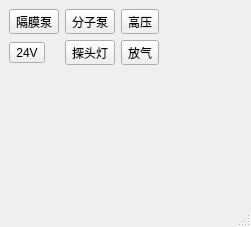
<?xml version="1.0" encoding="UTF-8"?>
<ui version="4.0">
 <class>ControlPancelWindow</class>
 <widget class="QMainWindow" name="ControlPancelWindow">
  <property name="geometry">
   <rect>
    <x>0</x>
    <y>0</y>
    <width>251</width>
    <height>227</height>
   </rect>
  </property>
  <property name="windowTitle">
   <string>控制面板</string>
  </property>
  <property name="styleSheet">
   <string notr="true">.QPushButton{
border-style:none;
border:1px solid #C0DCF2;
color:#386487;
padding:65px;
min-height:40px;
width:50px;
border-radius:1px;
background:qlineargradient(spread:pad,x1:0,y1:0,x2:0,y2:1,stop:0 #DEF0FE,stop:1 #C0DEF6);
}
.QPushButton:hover{
background:qlineargradient(spread:pad,x1:0,y1:0,x2:0,y2:1,stop:0 #F2F9FF,stop:1 #DAEFFF);
}

.QPushButton:pressed{
background:qlineargradient(spread:pad,x1:0,y1:0,x2:0,y2:1,stop:0 #DEF0FE,stop:1 #C0DEF6);
}</string>
  </property>
  <widget class="QWidget" name="centralwidget">
   <layout class="QGridLayout" name="gridLayout">
    <item row="0" column="6">
     <spacer name="horizontalSpacer">
      <property name="orientation">
       <enum>Qt::Horizontal</enum>
      </property>
      <property name="sizeHint" stdset="0">
       <size>
        <width>40</width>
        <height>20</height>
       </size>
      </property>
     </spacer>
    </item>
    <item row="2" column="1">
     <spacer name="verticalSpacer">
      <property name="orientation">
       <enum>Qt::Vertical</enum>
      </property>
      <property name="sizeHint" stdset="0">
       <size>
        <width>20</width>
        <height>40</height>
       </size>
      </property>
     </spacer>
    </item>
    <item row="0" column="1">
     <widget class="QToolButton" name="toolButton_pump">
      <property name="text">
       <string>隔膜泵</string>
      </property>
      <property name="icon">
       <iconset resource="resource/images.qrc">
        <normaloff>:/images/gemo.png</normaloff>:/images/gemo.png</iconset>
      </property>
      <property name="iconSize">
       <size>
        <width>60</width>
        <height>50</height>
       </size>
      </property>
      <property name="toolButtonStyle">
       <enum>Qt::ToolButtonTextUnderIcon</enum>
      </property>
     </widget>
    </item>
    <item row="0" column="3">
     <widget class="QToolButton" name="toolButton_high_voltage">
      <property name="text">
       <string>高压</string>
      </property>
      <property name="icon">
       <iconset resource="resource/images.qrc">
        <normaloff>:/images/high_voltage_close.png</normaloff>:/images/high_voltage_close.png</iconset>
      </property>
      <property name="iconSize">
       <size>
        <width>60</width>
        <height>50</height>
       </size>
      </property>
      <property name="toolButtonStyle">
       <enum>Qt::ToolButtonTextUnderIcon</enum>
      </property>
     </widget>
    </item>
    <item row="0" column="2">
     <widget class="QToolButton" name="toolButton_molecular_pump">
      <property name="text">
       <string>分子泵</string>
      </property>
      <property name="icon">
       <iconset resource="resource/images.qrc">
        <normaloff>:/images/molecular_pump_close.png</normaloff>:/images/molecular_pump_close.png</iconset>
      </property>
      <property name="iconSize">
       <size>
        <width>60</width>
        <height>50</height>
       </size>
      </property>
      <property name="toolButtonStyle">
       <enum>Qt::ToolButtonTextUnderIcon</enum>
      </property>
     </widget>
    </item>
    <item row="1" column="2">
     <widget class="QToolButton" name="toolButton_camera_lighting">
      <property name="text">
       <string>探头灯</string>
      </property>
      <property name="icon">
       <iconset resource="resource/images.qrc">
        <normaloff>:/images/camera_lighting_close.png</normaloff>:/images/camera_lighting_close.png</iconset>
      </property>
      <property name="iconSize">
       <size>
        <width>60</width>
        <height>50</height>
       </size>
      </property>
      <property name="toolButtonStyle">
       <enum>Qt::ToolButtonTextUnderIcon</enum>
      </property>
     </widget>
    </item>
    <item row="1" column="3">
     <widget class="QToolButton" name="toolButton_pinch_valve">
      <property name="text">
       <string>放气</string>
      </property>
      <property name="icon">
       <iconset resource="resource/images.qrc">
        <normaloff>:/images/valve_close.png</normaloff>:/images/valve_close.png</iconset>
      </property>
      <property name="iconSize">
       <size>
        <width>60</width>
        <height>50</height>
       </size>
      </property>
      <property name="toolButtonStyle">
       <enum>Qt::ToolButtonTextUnderIcon</enum>
      </property>
     </widget>
    </item>
    <item row="1" column="1">
     <widget class="QToolButton" name="toolButton_24_voltage">
      <property name="text">
       <string>24V</string>
      </property>
      <property name="icon">
       <iconset resource="resource/images.qrc">
        <normaloff>:/images/voltage_close.png</normaloff>:/images/voltage_close.png</iconset>
      </property>
      <property name="iconSize">
       <size>
        <width>60</width>
        <height>50</height>
       </size>
      </property>
      <property name="toolButtonStyle">
       <enum>Qt::ToolButtonTextUnderIcon</enum>
      </property>
     </widget>
    </item>
   </layout>
  </widget>
  <widget class="QMenuBar" name="menubar">
   <property name="geometry">
    <rect>
     <x>0</x>
     <y>0</y>
     <width>251</width>
     <height>23</height>
    </rect>
   </property>
  </widget>
  <widget class="QStatusBar" name="statusbar"/>
 </widget>
 <resources>
  <include location="resource/images.qrc"/>
 </resources>
 <connections/>
</ui>
